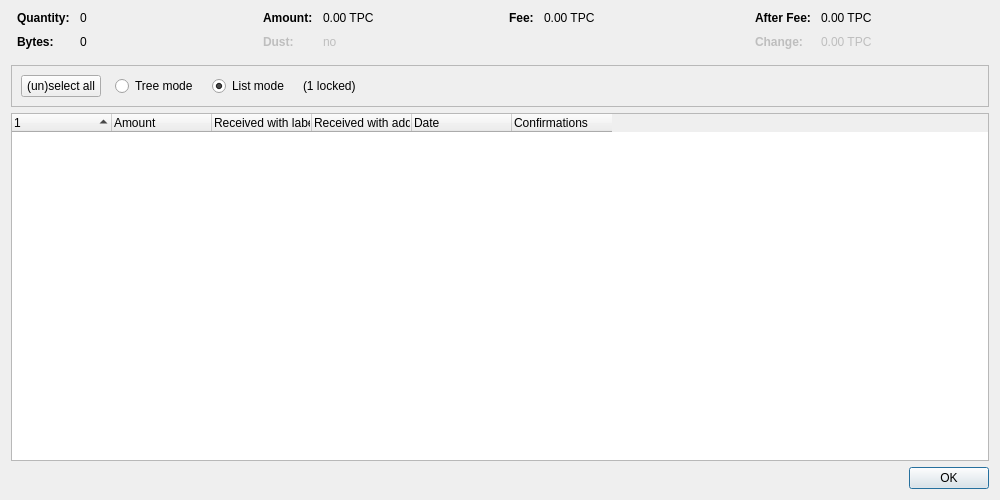
<?xml version="1.0" encoding="UTF-8"?>
<ui version="4.0">
 <class>CoinControlDialog</class>
 <widget class="QDialog" name="CoinControlDialog">
  <property name="geometry">
   <rect>
    <x>0</x>
    <y>0</y>
    <width>1000</width>
    <height>500</height>
   </rect>
  </property>
  <property name="windowTitle">
   <string>Coin Selection</string>
  </property>
  <layout class="QVBoxLayout" name="verticalLayout">
   <item>
    <layout class="QHBoxLayout" name="horizontalLayoutTop" stretch="0,0,0,0">
     <property name="topMargin">
      <number>0</number>
     </property>
     <property name="bottomMargin">
      <number>10</number>
     </property>
     <item>
      <layout class="QFormLayout" name="formLayoutCoinControl1">
       <property name="horizontalSpacing">
        <number>10</number>
       </property>
       <property name="verticalSpacing">
        <number>10</number>
       </property>
       <property name="leftMargin">
        <number>6</number>
       </property>
       <property name="rightMargin">
        <number>6</number>
       </property>
       <item row="0" column="0">
        <widget class="QLabel" name="labelCoinControlQuantityText">
         <property name="font">
          <font>
           <weight>75</weight>
           <bold>true</bold>
          </font>
         </property>
         <property name="text">
          <string>Quantity:</string>
         </property>
        </widget>
       </item>
       <item row="0" column="1">
        <widget class="QLabel" name="labelCoinControlQuantity">
         <property name="cursor">
          <cursorShape>IBeamCursor</cursorShape>
         </property>
         <property name="contextMenuPolicy">
          <enum>Qt::ActionsContextMenu</enum>
         </property>
         <property name="text">
          <string notr="true">0</string>
         </property>
         <property name="textInteractionFlags">
          <set>Qt::LinksAccessibleByMouse|Qt::TextSelectableByKeyboard|Qt::TextSelectableByMouse</set>
         </property>
        </widget>
       </item>
       <item row="1" column="0">
        <widget class="QLabel" name="labelCoinControlBytesText">
         <property name="font">
          <font>
           <weight>75</weight>
           <bold>true</bold>
          </font>
         </property>
         <property name="text">
          <string>Bytes:</string>
         </property>
        </widget>
       </item>
       <item row="1" column="1">
        <widget class="QLabel" name="labelCoinControlBytes">
         <property name="cursor">
          <cursorShape>IBeamCursor</cursorShape>
         </property>
         <property name="contextMenuPolicy">
          <enum>Qt::ActionsContextMenu</enum>
         </property>
         <property name="text">
          <string notr="true">0</string>
         </property>
         <property name="textInteractionFlags">
          <set>Qt::LinksAccessibleByMouse|Qt::TextSelectableByKeyboard|Qt::TextSelectableByMouse</set>
         </property>
        </widget>
       </item>
      </layout>
     </item>
     <item>
      <layout class="QFormLayout" name="formLayoutCoinControl2">
       <property name="horizontalSpacing">
        <number>10</number>
       </property>
       <property name="verticalSpacing">
        <number>10</number>
       </property>
       <property name="leftMargin">
        <number>6</number>
       </property>
       <property name="rightMargin">
        <number>6</number>
       </property>
       <item row="0" column="0">
        <widget class="QLabel" name="labelCoinControlAmountText">
         <property name="font">
          <font>
           <weight>75</weight>
           <bold>true</bold>
          </font>
         </property>
         <property name="text">
          <string>Amount:</string>
         </property>
        </widget>
       </item>
       <item row="0" column="1">
        <widget class="QLabel" name="labelCoinControlAmount">
         <property name="cursor">
          <cursorShape>IBeamCursor</cursorShape>
         </property>
         <property name="contextMenuPolicy">
          <enum>Qt::ActionsContextMenu</enum>
         </property>
         <property name="text">
          <string notr="true">0.00 TPC</string>
         </property>
         <property name="textInteractionFlags">
          <set>Qt::LinksAccessibleByMouse|Qt::TextSelectableByKeyboard|Qt::TextSelectableByMouse</set>
         </property>
        </widget>
       </item>
       <item row="1" column="0">
        <widget class="QLabel" name="labelCoinControlLowOutputText">
         <property name="enabled">
          <bool>false</bool>
         </property>
         <property name="font">
          <font>
           <weight>75</weight>
           <bold>true</bold>
          </font>
         </property>
         <property name="text">
          <string>Dust:</string>
         </property>
        </widget>
       </item>
       <item row="1" column="1">
        <widget class="QLabel" name="labelCoinControlLowOutput">
         <property name="enabled">
          <bool>false</bool>
         </property>
         <property name="cursor">
          <cursorShape>IBeamCursor</cursorShape>
         </property>
         <property name="contextMenuPolicy">
          <enum>Qt::ActionsContextMenu</enum>
         </property>
         <property name="text">
          <string notr="true">no</string>
         </property>
         <property name="textInteractionFlags">
          <set>Qt::LinksAccessibleByMouse|Qt::TextSelectableByKeyboard|Qt::TextSelectableByMouse</set>
         </property>
        </widget>
       </item>
      </layout>
     </item>
     <item>
      <layout class="QFormLayout" name="formLayoutCoinControl3">
       <property name="horizontalSpacing">
        <number>10</number>
       </property>
       <property name="verticalSpacing">
        <number>10</number>
       </property>
       <property name="leftMargin">
        <number>6</number>
       </property>
       <property name="rightMargin">
        <number>6</number>
       </property>
       <item row="0" column="0">
        <widget class="QLabel" name="labelCoinControlFeeText">
         <property name="font">
          <font>
           <weight>75</weight>
           <bold>true</bold>
          </font>
         </property>
         <property name="text">
          <string>Fee:</string>
         </property>
        </widget>
       </item>
       <item row="0" column="1">
        <widget class="QLabel" name="labelCoinControlFee">
         <property name="cursor">
          <cursorShape>IBeamCursor</cursorShape>
         </property>
         <property name="contextMenuPolicy">
          <enum>Qt::ActionsContextMenu</enum>
         </property>
         <property name="text">
          <string notr="true">0.00 TPC</string>
         </property>
         <property name="textInteractionFlags">
          <set>Qt::LinksAccessibleByMouse|Qt::TextSelectableByKeyboard|Qt::TextSelectableByMouse</set>
         </property>
        </widget>
       </item>
      </layout>
     </item>
     <item>
      <layout class="QFormLayout" name="formLayoutCoinControl4">
       <property name="horizontalSpacing">
        <number>10</number>
       </property>
       <property name="verticalSpacing">
        <number>10</number>
       </property>
       <property name="leftMargin">
        <number>6</number>
       </property>
       <property name="rightMargin">
        <number>6</number>
       </property>
       <item row="0" column="0">
        <widget class="QLabel" name="labelCoinControlAfterFeeText">
         <property name="font">
          <font>
           <weight>75</weight>
           <bold>true</bold>
          </font>
         </property>
         <property name="text">
          <string>After Fee:</string>
         </property>
        </widget>
       </item>
       <item row="0" column="1">
        <widget class="QLabel" name="labelCoinControlAfterFee">
         <property name="cursor">
          <cursorShape>IBeamCursor</cursorShape>
         </property>
         <property name="contextMenuPolicy">
          <enum>Qt::ActionsContextMenu</enum>
         </property>
         <property name="text">
          <string notr="true">0.00 TPC</string>
         </property>
         <property name="textInteractionFlags">
          <set>Qt::LinksAccessibleByMouse|Qt::TextSelectableByKeyboard|Qt::TextSelectableByMouse</set>
         </property>
        </widget>
       </item>
       <item row="1" column="0">
        <widget class="QLabel" name="labelCoinControlChangeText">
         <property name="enabled">
          <bool>false</bool>
         </property>
         <property name="font">
          <font>
           <weight>75</weight>
           <bold>true</bold>
          </font>
         </property>
         <property name="text">
          <string>Change:</string>
         </property>
        </widget>
       </item>
       <item row="1" column="1">
        <widget class="QLabel" name="labelCoinControlChange">
         <property name="enabled">
          <bool>false</bool>
         </property>
         <property name="cursor">
          <cursorShape>IBeamCursor</cursorShape>
         </property>
         <property name="contextMenuPolicy">
          <enum>Qt::ActionsContextMenu</enum>
         </property>
         <property name="text">
          <string notr="true">0.00 TPC</string>
         </property>
         <property name="textInteractionFlags">
          <set>Qt::LinksAccessibleByMouse|Qt::TextSelectableByKeyboard|Qt::TextSelectableByMouse</set>
         </property>
        </widget>
       </item>
      </layout>
     </item>
    </layout>
   </item>
   <item>
    <widget class="QFrame" name="frame">
     <property name="minimumSize">
      <size>
       <width>0</width>
       <height>40</height>
      </size>
     </property>
     <property name="frameShape">
      <enum>QFrame::StyledPanel</enum>
     </property>
     <property name="frameShadow">
      <enum>QFrame::Sunken</enum>
     </property>
     <layout class="QHBoxLayout" name="horizontalLayout">
      <item>
       <layout class="QHBoxLayout" name="horizontalLayoutPanel" stretch="0,0,0,0,0">
        <property name="spacing">
         <number>14</number>
        </property>
        <item>
         <widget class="QPushButton" name="pushButtonSelectAll">
          <property name="sizePolicy">
           <sizepolicy hsizetype="Maximum" vsizetype="Fixed">
            <horstretch>0</horstretch>
            <verstretch>0</verstretch>
           </sizepolicy>
          </property>
          <property name="text">
           <string>(un)select all</string>
          </property>
          <property name="autoDefault">
           <bool>false</bool>
          </property>
         </widget>
        </item>
        <item>
         <widget class="QRadioButton" name="radioTreeMode">
          <property name="sizePolicy">
           <sizepolicy hsizetype="Maximum" vsizetype="Fixed">
            <horstretch>0</horstretch>
            <verstretch>0</verstretch>
           </sizepolicy>
          </property>
          <property name="text">
           <string>Tree mode</string>
          </property>
         </widget>
        </item>
        <item>
         <widget class="QRadioButton" name="radioListMode">
          <property name="sizePolicy">
           <sizepolicy hsizetype="Maximum" vsizetype="Fixed">
            <horstretch>0</horstretch>
            <verstretch>0</verstretch>
           </sizepolicy>
          </property>
          <property name="text">
           <string>List mode</string>
          </property>
          <property name="checked">
           <bool>true</bool>
          </property>
         </widget>
        </item>
        <item>
         <widget class="QLabel" name="labelLocked">
          <property name="text">
           <string notr="true">(1 locked)</string>
          </property>
         </widget>
        </item>
        <item>
         <spacer name="horizontalSpacer">
          <property name="orientation">
           <enum>Qt::Horizontal</enum>
          </property>
          <property name="sizeHint" stdset="0">
           <size>
            <width>40</width>
            <height>20</height>
           </size>
          </property>
         </spacer>
        </item>
       </layout>
      </item>
     </layout>
    </widget>
   </item>
   <item>
    <widget class="CoinControlTreeWidget" name="treeWidget">
     <property name="contextMenuPolicy">
      <enum>Qt::CustomContextMenu</enum>
     </property>
     <property name="sortingEnabled">
      <bool>false</bool>
     </property>
     <property name="columnCount">
      <number>6</number>
     </property>
     <attribute name="headerShowSortIndicator" stdset="0">
      <bool>true</bool>
     </attribute>
     <attribute name="headerStretchLastSection">
      <bool>false</bool>
     </attribute>
     <column>
      <property name="text">
       <string/>
      </property>
     </column>
     <column>
      <property name="text">
       <string>Amount</string>
      </property>
     </column>
     <column>
      <property name="text">
       <string>Received with label</string>
      </property>
     </column>
     <column>
      <property name="text">
       <string>Received with address</string>
      </property>
     </column>
     <column>
      <property name="text">
       <string>Date</string>
      </property>
     </column>
     <column>
      <property name="text">
       <string>Confirmations</string>
      </property>
      <property name="toolTip">
       <string>Confirmed</string>
      </property>
     </column>
     <column>
      <property name="text">
       <string/>
      </property>
     </column>
     <column>
      <property name="text">
       <string/>
      </property>
     </column>
     <column>
      <property name="text">
       <string/>
      </property>
     </column>
     <column>
      <property name="text">
       <string/>
      </property>
     </column>
    </widget>
   </item>
   <item>
    <widget class="QDialogButtonBox" name="buttonBox">
     <property name="orientation">
      <enum>Qt::Horizontal</enum>
     </property>
     <property name="standardButtons">
      <set>QDialogButtonBox::Ok</set>
     </property>
    </widget>
   </item>
  </layout>
 </widget>
 <customwidgets>
  <customwidget>
   <class>CoinControlTreeWidget</class>
   <extends>QTreeWidget</extends>
   <header>qt/coincontroltreewidget.h</header>
  </customwidget>
 </customwidgets>
 <resources/>
 <connections/>
</ui>
